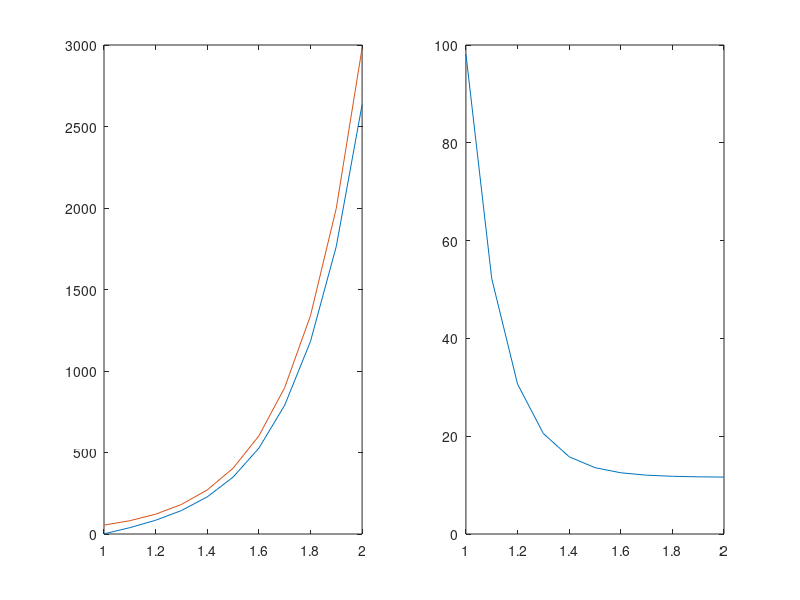

Write MATLAB code to recreate this figure.
h=0.1;
x=1:h:2;
y=zeros(size(x));
y(1)=1;
n=numel(y);
% for i = 1:n-1
%     f(i)=-2*x(i)^3+12*x(i)^2-20*x(i)+8.5;
%     y(i+1)=y(i)+h*f(i);
% end
% plot(x,y);

% Question: from practical 6 find numerical solution and compare the errors
% expand d and s to get smooth curve
% d=[1065.4,991.8,971.3,999.2];
% s=[1047,1046.5,1011.8,1000.5];
% k=0.0001;
% for i=1:4
%     f(i)=k*(d(i)-s(i));
%     y(i+1)=y(i)+h*f(i);
% end
% plot(x,y)
exact=exp(4*x)+exp(-3*x);
exact
x
for i=1:n-1
    f(i)=7*exp(4*x(i))-3*y(i);
    y(i+1)=y(i)+h*f(i);
    e(i)=100*(abs(exact(i)-y(i))/exact(i));
    e(n)=100*(abs(exact(n)-y(n))/exact(n));
end
subplot(1,2,1)
plot(x,y)
hold on
plot(x,exact)
subplot(1,2,2)
plot(x,e)
% exact=3*log(x)./(x.^2)+x./3+2./(3.*x.^2)
% plot(x,exact)
% for i =1:n-1
%     f(i)=3/(x(i)^3)-(2/x(i))*y(i)+1;
%     y(i+1)=y(i)+h*f(i);
%     e(i)=100*(abs(exact(i)-y(i))/exact(i));
%     e(n)=100*(abs(exact(n)-y(n))/exact(n));
% 
% end
% subplot(1,2,1)
% plot(x,y)
% hold on
% plot(x,exact)
% subplot(1,2,2)
% plot(x,e)